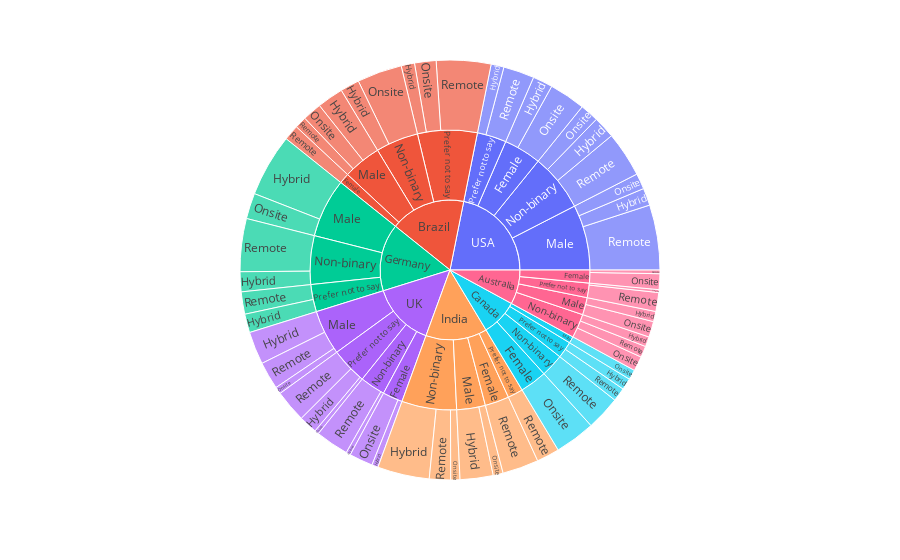

The notebook cell this image was saved under:
### Code cell
fig = px.sunburst(df, path=['Country', 'Gender', 'Work_Mode'], values='Burnout_Score')
fig.show()

### Figure 1 — Plotly figure (JSON) as saved in the notebook; plotly's stock layout.template omitted (floating-point values rounded to 4 significant figures)
{"data": [{"branchvalues": "total", "domain": {"x": [0, 1], "y": [0, 1]}, "hovertemplate": "labels=%{label}<br>Burnout_Score=%{value}<br>parent=%{parent}<br>id=%{id}<extra></extra>", "ids": ["Canada/Female/Onsite", "Australia/Prefer not to say/Remote", "Germany/Male/Hybrid", "Germany/Prefer not to say/Hybrid", "UK/Male/Hybrid", "Brazil/Female/Remote", "India/Non-binary/Hybrid", "India/Male/Hybrid", "Canada/Prefer not to say/Remote", "UK/Female/Onsite", "USA/Male/Remote", "Canada/Prefer not to say/Hybrid", "UK/Prefer not to say/Hybrid", "Brazil/Prefer not to say/Remote", "Brazil/Male/Onsite", "Brazil/Male/Hybrid", "Brazil/Non-binary/Hybrid", "UK/Male/Remote", "Germany/Male/Onsite", "Australia/Male/Hybrid", "Brazil/Prefer not to say/Onsite", "USA/Male/Hybrid", "UK/Prefer not to say/Remote", "USA/Prefer not to say/Remote", "USA/Non-binary/Onsite", "USA/Non-binary/Hybrid", "Germany/Non-binary/Remote", "UK/Male/Onsite", "USA/Prefer not to say/Hybrid", "Brazil/Non-binary/Onsite", "Canada/Non-binary/Remote", "Australia/Male/Onsite", "USA/Female/Onsite", "India/Prefer not to say/Remote", "Australia/Female/Onsite", "USA/Non-binary/Remote", "USA/Female/Hybrid", "UK/Prefer not to say/Onsite", "USA/Male/Onsite", "India/Non-binary/Remote", "Brazil/Prefer not to say/Hybrid", "UK/Female/Hybrid", "Australia/Non-binary/Hybrid", "Canada/Male/Onsite", "Germany/Non-binary/Hybrid", "India/Female/Remote", "UK/Non-binary/Remote", "Australia/Female/Remote", "India/Male/Onsite", "UK/Non-binary/Hybrid", "Australia/Non-binary/Remote", "Australia/Non-binary/Onsite", "Germany/Prefer not to say/Remote", "Australia/Prefer not to say/Onsite", "Brazil/Male/Remote", "India/Non-binary/Onsite", "Canada/Female", "Australia/Prefer not to say", "Germany/Male", "Germany/Prefer not to say", "UK/Male", "Brazil/Female", "India/Non-binary", "India/Male", "Canada/Prefer not to say", "UK/Female", "USA/Male", "UK/Prefer not to say", "Brazil/Prefer not to say", "Brazil/Male", "Brazil/Non-binary", "Australia/Male", "USA/Prefer not to say", "USA/Non-binary", "Germany/Non-binary", "Canada/Non-binary", "USA/Female", "India/Prefer not to say", "Australia/Female", "Australia/Non-binary", "Canada/Male", "India/Female", "UK/Non-binary", "Canada", "Australia", "Germany", "UK", "Brazil", "India", "USA"], "labels": ["Onsite", "Remote", "Hybrid", "Hybrid", "Hybrid", "Remote", "Hybrid", "Hybrid", "Remote", "Onsite", "Remote", "Hybrid", "Hybrid", "Remote", "Onsite", "Hybrid", "Hybrid", "Remote", "Onsite", "Hybrid", "Onsite", "Hybrid", "Remote", "Remote", "Onsite", "Hybrid", "Remote", "Onsite", "Hybrid", "Onsite", "Remote", "Onsite", "Onsite", "Remote", "Onsite", "Remote", "Hybrid", "Onsite", "Onsite", "Remote", "Hybrid", "Hybrid", "Hybrid", "Onsite", "Hybrid", "Remote", "Remote", "Remote", "Onsite", "Hybrid", "Remote", "Onsite", "Remote", "Onsite", "Remote", "Onsite", "Female", "Prefer not to say", "Male", "Prefer not to say", "Male", "Female", "Non-binary", "Male", "Prefer not to say", "Female", "Male", "Prefer not to say", "Prefer not to say", "Male", "Non-binary", "Male", "Prefer not to say", "Non-binary", "Non-binary", "Non-binary", "Female", "Prefer not to say", "Female", "Non-binary", "Male", "Female", "Non-binary", "Canada", "Australia", "Germany", "UK", "Brazil", "India", "USA"], "name": "", "parents": ["Canada/Female", "Australia/Prefer not to say", "Germany/Male", "Germany/Prefer not to say", "UK/Male", "Brazil/Female", "India/Non-binary", "India/Male", "Canada/Prefer not to say", "UK/Female", "USA/Male", "Canada/Prefer not to say", "UK/Prefer not to say", "Brazil/Prefer not to say", "Brazil/Male", "Brazil/Male", "Brazil/Non-binary", "UK/Male", "Germany/Male", "Australia/Male", "Brazil/Prefer not to say", "USA/Male", "UK/Prefer not to say", "USA/Prefer not to say", "USA/Non-binary", "USA/Non-binary", "Germany/Non-binary", "UK/Male", "USA/Prefer not to say", "Brazil/Non-binary", "Canada/Non-binary", "Australia/Male", "USA/Female", "India/Prefer not to say", "Australia/Female", "USA/Non-binary", "USA/Female", "UK/Prefer not to say", "USA/Male", "India/Non-binary", "Brazil/Prefer not to say", "UK/Female", "Australia/Non-binary", "Canada/Male", "Germany/Non-binary", "India/Female", "UK/Non-binary", "Australia/Female", "India/Male", "UK/Non-binary", "Australia/Non-binary", "Australia/Non-binary", "Germany/Prefer not to say", "Australia/Prefer not to say", "Brazil/Male", "India/Non-binary", "Canada", "Australia", "Germany", "Germany", "UK", "Brazil", "India", "India", "Canada", "UK", "USA", "UK", "Brazil", "Brazil", "Brazil", "Australia", "USA", "USA", "Germany", "Canada", "USA", "India", "Australia", "Australia", "Canada", "India", "UK", "", "", "", "", "", "", ""], "type": "sunburst", "values": [154.0, 72.0, 239.0, 71.0, 125.0, 59.0, 198.0, 126.0, 52.0, 90.0, 248.0, 44.0, 70.0, 208.0, 73.0, 100.0, 73.0, 105.0, 98.0, 39.0, 82.0, 66.0, 123.0, 118.0, 71.0, 84.0, 202.0, 27.0, 49.0, 171.0, 131.0, 60.0, 138.0, 87.0, 60.0, 173.0, 76.0, 16.0, 60.0, 81.0, 51.0, 24.0, 38.0, 38.0, 76.0, 138.0, 127.0, 14.0, 38.0, 17.0, 43.0, 56.0, 85.0, 11.0, 45.0, 35.0, 154.0, 83.0, 337.0, 156.0, 257.0, 59.0, 314.0, 164.0, 96.0, 114.0, 374.0, 209.0, 341.0, 218.0, 244.0, 99.0, 167.0, 328.0, 278.0, 131.0, 214.0, 87.0, 74.0, 137.0, 38.0, 138.0, 144.0, 419.0, 393.0, 771.0, 724.0, 862.0, 703.0, 1083.0]}], "layout": {"legend": {"tracegroupgap": 0}, "margin": {"t": 60}}}
